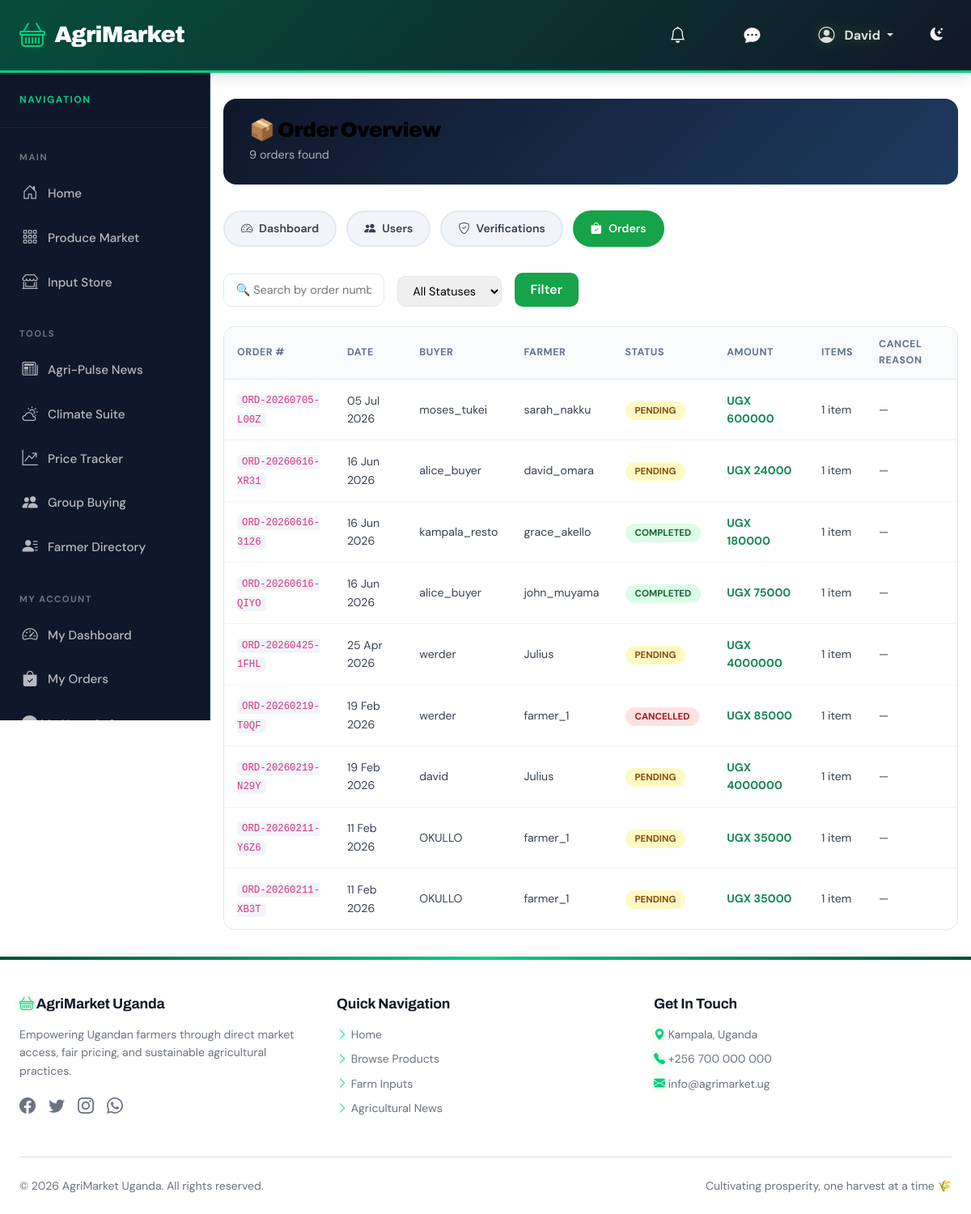
The page /admin-portal/orders/ (signed in) on the database as committed earlier.
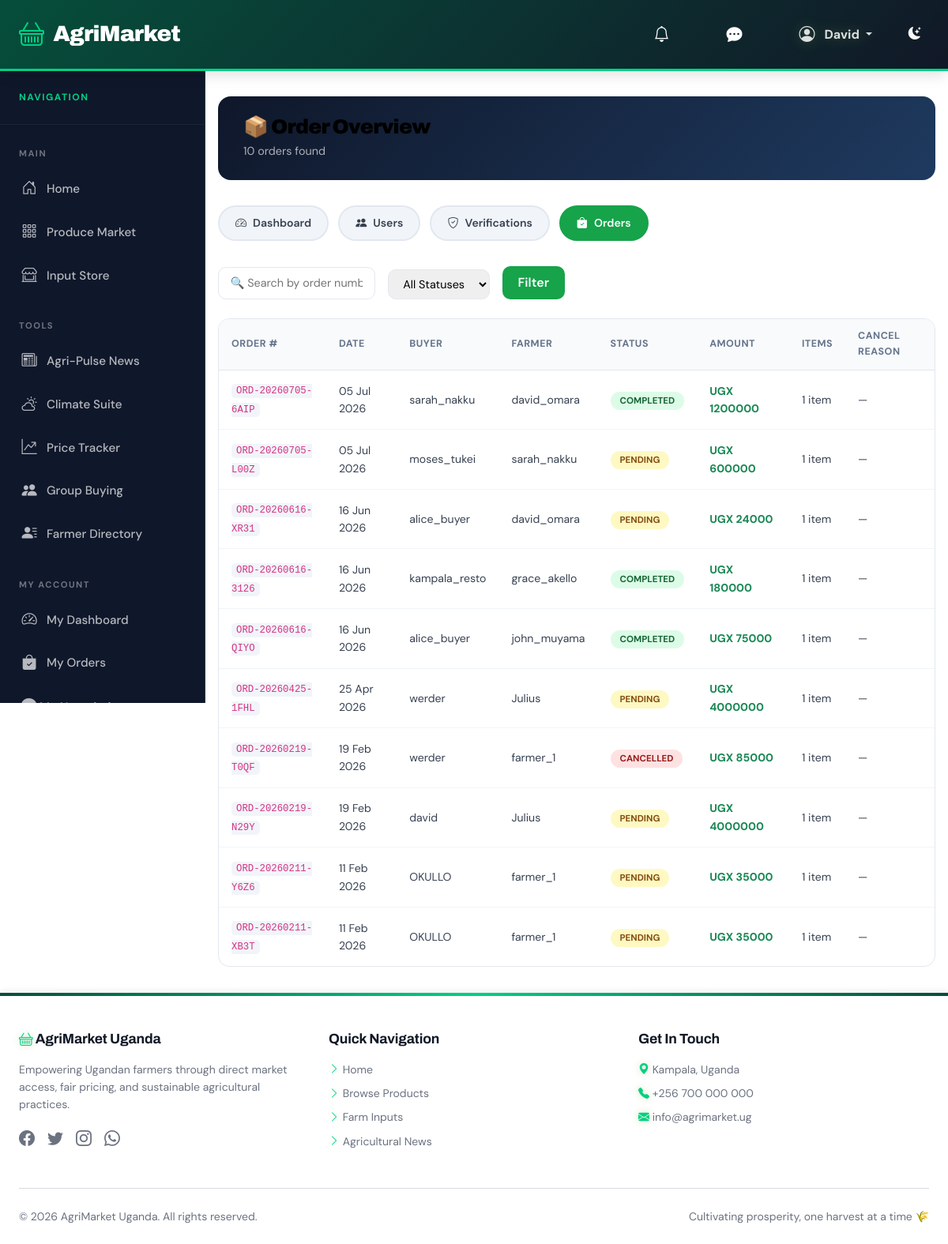
The same page on the database as committed later.
### orders/models.py (models this page shows, shortened)
class Order(models.Model):
    STATUS_CHOICES = (
        ('pending', 'Pending'),
        ('confirmed', 'Confirmed'),
        ('processing', 'Processing'),
        ('delivered', 'Delivered'),
        ('completed', 'Completed'),
        ('cancelled', 'Cancelled'),
    )
    buyer = models.ForeignKey(
        User,
        on_delete=models.CASCADE,
        related_name='orders_placed',
        help_text="User who placed the order"
    )
    farmer = models.ForeignKey(
        User,
        on_delete=models.CASCADE,
        related_name='orders_received',
        limit_choices_to={'user_type__in': ['farmer', 'input_supplier']},
        help_text="Farmer or Supplier who will fulfill the order"
    )
    order_number = models.CharField(
        max_length=50,
        unique=True,
        help_text="Unique order identifier"
    )
    status = models.CharField(
        max_length=20,
        choices=STATUS_CHOICES,
        default='pending'
    )
    total_amount = models.DecimalField(
        max_digits=15,
        decimal_places=2,
        help_text="Total order amount in UGX"
    )
    delivery_address = models.TextField(
        help_text="Where to deliver the order"
    )
    delivery_phone = models.CharField(
        max_length=15,
        help_text="Contact phone for delivery"
    )
    notes = models.TextField(
        blank=True,
        help_text="Additional notes or instructions"
    )
    cancellation_reason = models.TextField(
        blank=True,
        null=True,
        help_text="Reason for cancelling the order"
    )
    created_at = models.DateTimeField(auto_now_add=True)
    updated_at = models.DateTimeField(auto_now=True)
    class Meta:
        verbose_name = "Order"
        verbose_name_plural = "Orders"
        ordering = ['-created_at']

### accounts/models.py (models this page shows, shortened)
class User(AbstractUser):
    USER_TYPES = (
        ('farmer', 'Farmer'),
        ('consumer', 'Consumer'),
        ('business', 'Business'),
        ('input_supplier', 'Input Supplier'),
        ('transporter', 'Transporter'),
    )
    user_type = models.CharField(max_length=20, choices=USER_TYPES)
    phone = models.CharField(max_length=15, blank=True)
    whatsapp_number = models.CharField(max_length=15, blank=True)
    location = models.CharField(max_length=100)
    address = models.TextField(blank=True)
    profile_picture = models.ImageField(upload_to='profiles/', blank=True, null=True)
    is_verified = models.BooleanField(default=False)
    created_at = models.DateTimeField(auto_now_add=True)
    district = models.CharField(
        max_length=100,
        choices=UGANDA_DISTRICT_CHOICES,
        blank=True
    )
    specialization = models.JSONField(
        default=list,
        blank=True,
        help_text="List of farming specializations"
    )
    first_login = models.BooleanField(default=True)

### adminportal/views.py (the view)
# urls.py: path('orders/', views.order_overview, name='order_overview'),
@staff_required
def order_overview(request):
    status_filter = request.GET.get('status', '')
    query = request.GET.get('q', '').strip()
    orders = Order.objects.select_related('buyer', 'farmer').order_by('-created_at')
    if status_filter:
        orders = orders.filter(status=status_filter)
    if query:
        orders = orders.filter(order_number__icontains=query)
    context = {
        'orders': orders,
        'status_filter': status_filter,
        'query': query,
        'status_choices': Order.STATUS_CHOICES,
        'total_count': orders.count(),
    }
    return render(request, 'adminportal/orders.html', context)

### adminportal/views.py (called while the page is built)
def staff_required(view_func):
    decorated = user_passes_test(
        lambda u: u.is_authenticated and u.is_staff,
        login_url='/accounts/login/'
    )(view_func)
    return decorated

### templates/adminportal/orders.html (shortened to what this page needs)
{% extends 'base.html' %}
{% block content %}
<div class="ap-wrap">
    <div class="ap-header">
        <h1 class="fw-800 mb-1" style="font-size:1.6rem;">📦 Order Overview</h1>
        <p class="mb-0" style="opacity:0.65;font-size:0.9rem;">{{ total_count }} order{{ total_count|pluralize }} found</p>
    </div>
    <div class="ap-nav">
        <a href="{% url 'adminportal:dashboard' %}"><i class="bi bi-speedometer2"></i> Dashboard</a>
        <a href="{% url 'adminportal:user_management' %}"><i class="bi bi-people-fill"></i> Users</a>
        <a href="{% url 'adminportal:verification_queue' %}"><i class="bi bi-shield-check"></i> Verifications</a>
        <a href="{% url 'adminportal:order_overview' %}" class="active"><i class="bi bi-bag-check-fill"></i> Orders</a>
    </div>
    <form method="get" class="filter-bar">
        <input type="text" name="q" value="{{ query }}" placeholder="🔍 Search by order number...">
        <select name="status">
            <option value="">All Statuses</option>
        </select>
        <button type="submit">Filter</button>
    </form>
    <div class="ap-card">
        <div class="table-responsive">
            <table class="ap-table">
                <thead>
                    <tr>
                        <th>Order #</th><th>Date</th><th>Buyer</th><th>Farmer</th>
                        <th>Status</th><th>Amount</th><th>Items</th><th>Cancel Reason</th>
                    </tr>
                </thead>
                <tbody>
                    {% for order in orders %}
                    <tr>
                        <td><code style="background:#f1f5f9;padding:2px 6px;border-radius:5px;">{{ order.order_number }}</code></td>
                        <td>{{ order.created_at|date:"d M Y" }}</td>
                        <td>{{ order.buyer.username }}</td>
                        <td>{{ order.farmer.username }}</td>
                        <td><span class="status-badge badge-{{ order.status }}">{{ order.get_status_display }}</span></td>
                        <td class="fw-bold text-success">UGX {{ order.total_amount|floatformat:0 }}</td>
                        <td>{{ order.items.count }} item{{ order.items.count|pluralize }}</td>
                        <td>
                            {% if order.cancellation_reason %}
                            <span style="font-size:0.8rem;color:#dc2626;" title="{{ order.cancellation_reason }}">
                                {{ order.cancellation_reason|truncatechars:40 }}
                            </span>
                            {% else %}—{% endif %}
                        </td>
                    </tr>
                    {% empty %}
                    <tr><td colspan="8" class="text-center text-muted py-4">No orders found matching your filters.</td></tr>
                    {% endfor %}
                </tbody>
            </table>
        </div>
    </div>
</div>
{% endblock %}

Rows that differ between the two databases and show on the page:
added Order: order_number "ORD-20260705-6AIP", created_at "05 Jul 2026", buyer.username "sarah_nakku", farmer.username "david_omara", status "COMPLETED", total_amount "1200000", items.count "1"
Other text that changed with them:
{{ total_count }}: "9" → "10"
